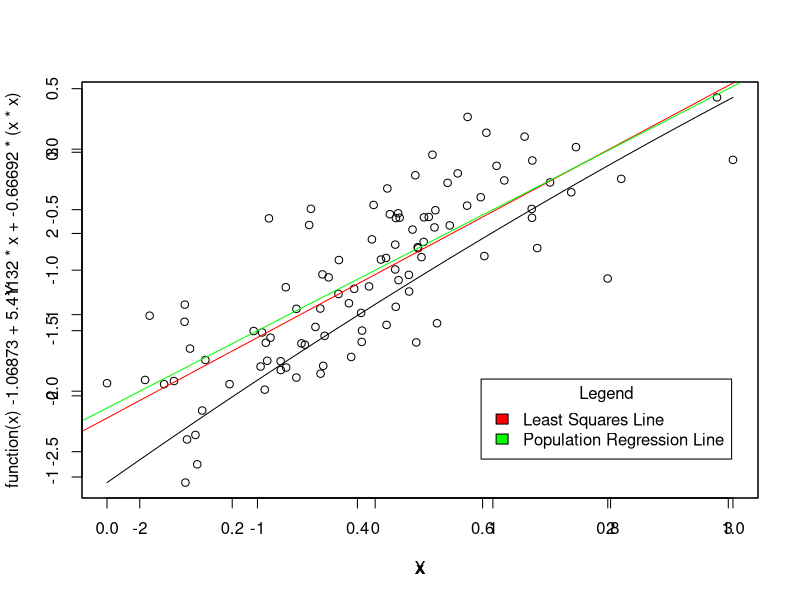
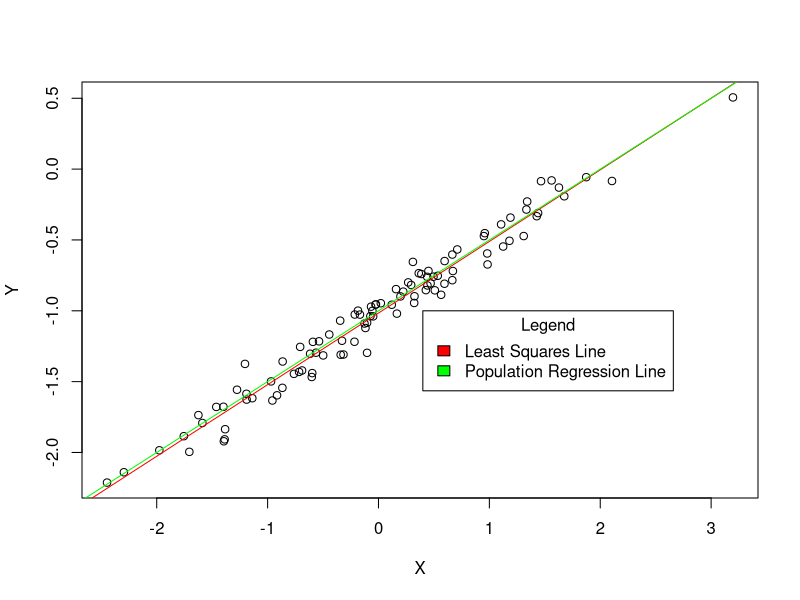
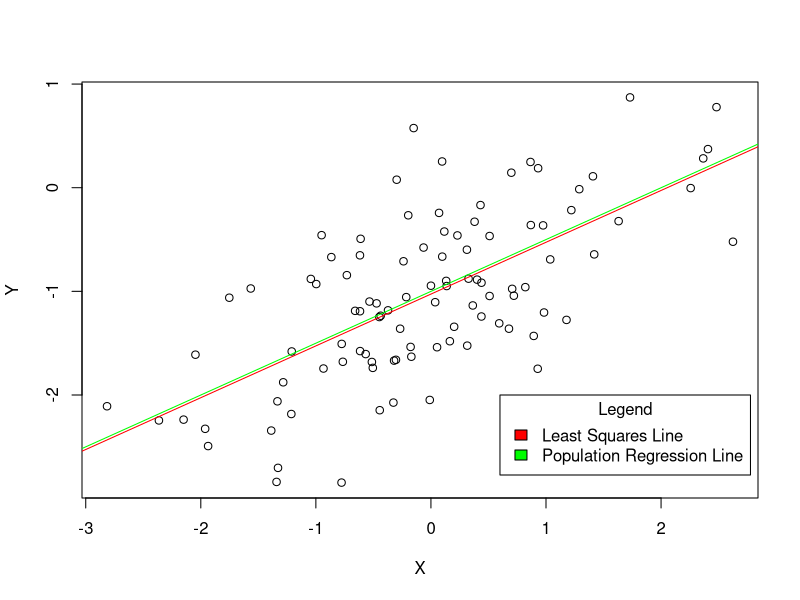

The R source for these figures, in order:
# Question 1
set.seed(5462)

# Part a
X = rnorm(100,0,1)
X
# Part b
eps = rnorm(100,mean = 0,sd = 0.5)
eps

# Part c
Y = -1 + 0.5*X + eps
Y
length(Y)
# The length of vector Y is 100, ??0 is -1 and ??1 is 0.5.

# Part d
plot(X,Y)
# On observing the scatterplot between X and Y we can observe that there seems to be some sort of correlation betwee the two vsriables. 
# We can observe that Y maybe dependent on X as when X increases Y is also increasing hence we can say that they have positive correlation. On viewing the scatterplot we can also notice that the relationship between Y and X can be modelled using a linear model.

# Part E
lm.fit = lm(Y~X)
summary(lm.fit)
coef(lm.fit)
# We can observe from the linear model that the values of ??0 and ??1 are -1.0359026 and 0.5205766  respectively. 
# From these two values we can say that Y increases by 0.5205766 when X is increased by one unit.
# Furthermore, the p-value of x is <0.05 hence we reject the null hypothesis and conclude that there is significant correlation between X and Y.
#These values are very close to the original values of ??0 and ??1, hence we can say that the least squares line is a good fit to the data.

# Part F
abline(lm.fit, col="red")
legend(0.9,-1.9,c("Least Squares Line","Population Regression Line"), fill=c("red", "green"), title="Legend")
abline(-1,0.5, col = "green")


# Part G
lm.fit2 = lm(Y~poly(X,2))
summary(lm.fit2)
par(new=TRUE)
plot(function(x) -1.06873 + 5.41132*x + -0.66692*(x*x))
mean((Y-predict(lm.fit))^2)
mean((Y-predict(lm.fit2))^2)
# The training MSE of the two models is 0.3289078 (linear model) and 0.3201902 (polynomial model). Hence we can see that the polynomial
# model does not provide a significant improvement as compared to the linear model. The same is displayed by the Residual standard error of both models, 
# where there is not much of a difference 


#Part H
X = rnorm(100,0,1)
eps = rnorm(100,0,0.1)
Y = -1 + 0.5*X + eps
plot(X,Y)
lm.fit2 = lm(Y~X)
summary(lm.fit2)
abline(lm.fit2, col="red")
legend(0.4,-1,c("Least Squares Line","Population Regression Line"), fill=c("red", "green"), title="Legend")
abline(-1,0.5, col = "green")
# In this case, the population regression and the least squares line are very close to each other and almost overlap.
# Due to a decrease in the variance of the error term eps we can see that data points are closer to each other and fit a linear model better
# This can be seen by the values of the RSE, which has decreased considerably as compared to when the variance of the error term was high 
# and also by the increase in the R-squared statistic which is 0.969 (when the variance in the error term eps is 0.01).

#Part I
X = rnorm(100,0,1)
eps = rnorm(100,0,0.6)
Y = -1 + 0.5*X + eps
plot(X,Y)
lm.fit3 = lm(Y~X)
summary(lm.fit3)
abline(lm.fit3, col="red")
legend(0.6,-2,c("Least Squares Line","Population Regression Line"), fill=c("red", "green"), title="Legend")
abline(-1,0.5, col = "green")
# In this case, the population line and the least squares line are not as close to each other and do not overlap as compared to previous cases.
# Due to an increase in the variance of the error term eps we can see that data points are far apart from each other and might not fit a linear model that well.
# The following is also represented by the value of the RSE, which has increased considerably as compared to when the variance of the error term was lower
# It is also reflected by the decrease in the R-squared statistic which is 0.379 (when the variance of the error term is 0.49 )

#Part J
confint(lm.fit) # original dataset
confint(lm.fit2) # less noisy dataset
confint(lm.fit3) # more noisy dataset
# From the above data we can see that when the range of the confidence interval is low we can predict the value of the intercept and the coefficient of x with greater accuracy as compared to when the range of the confidence interval is high.